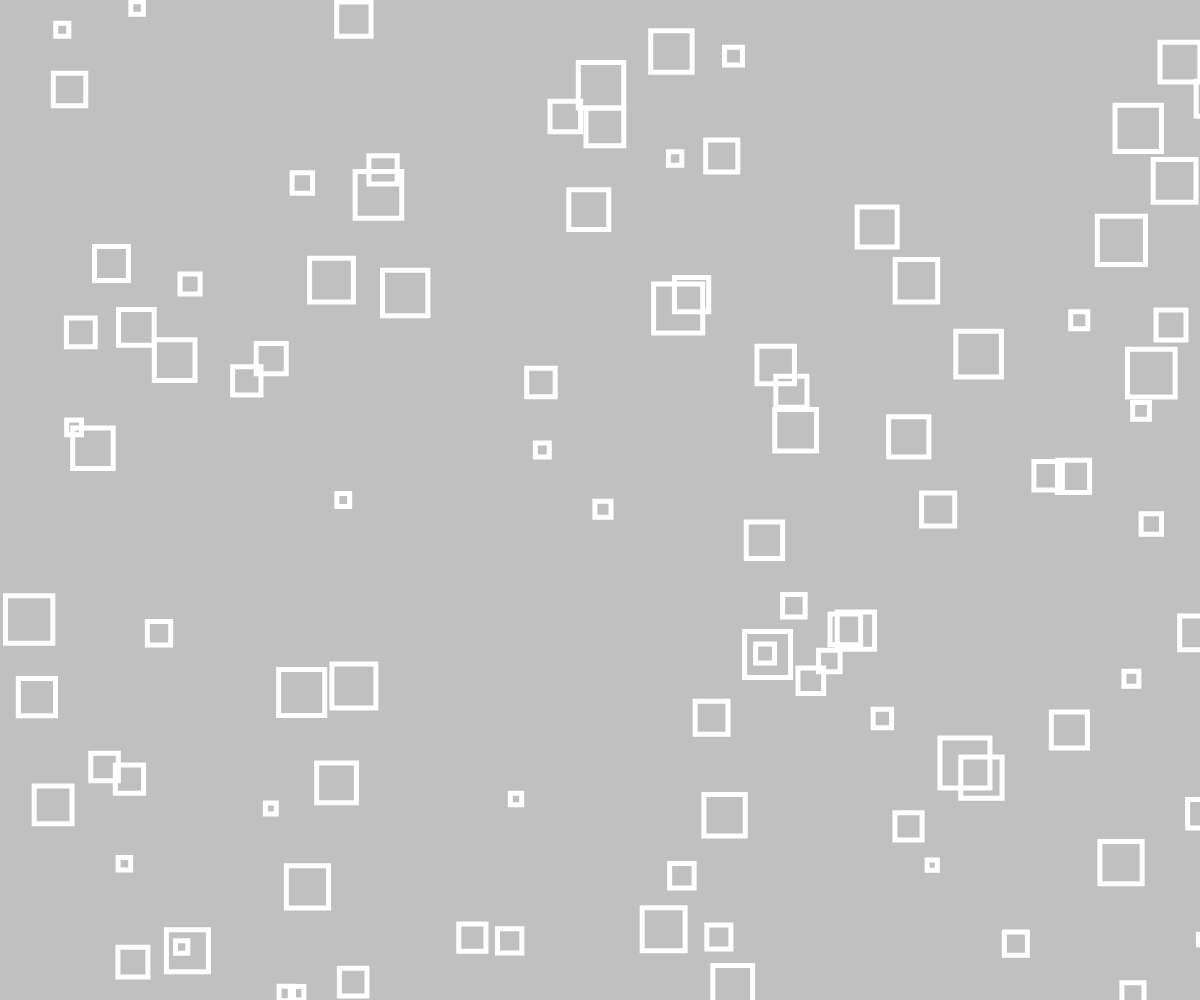
Frame 1 (no input)
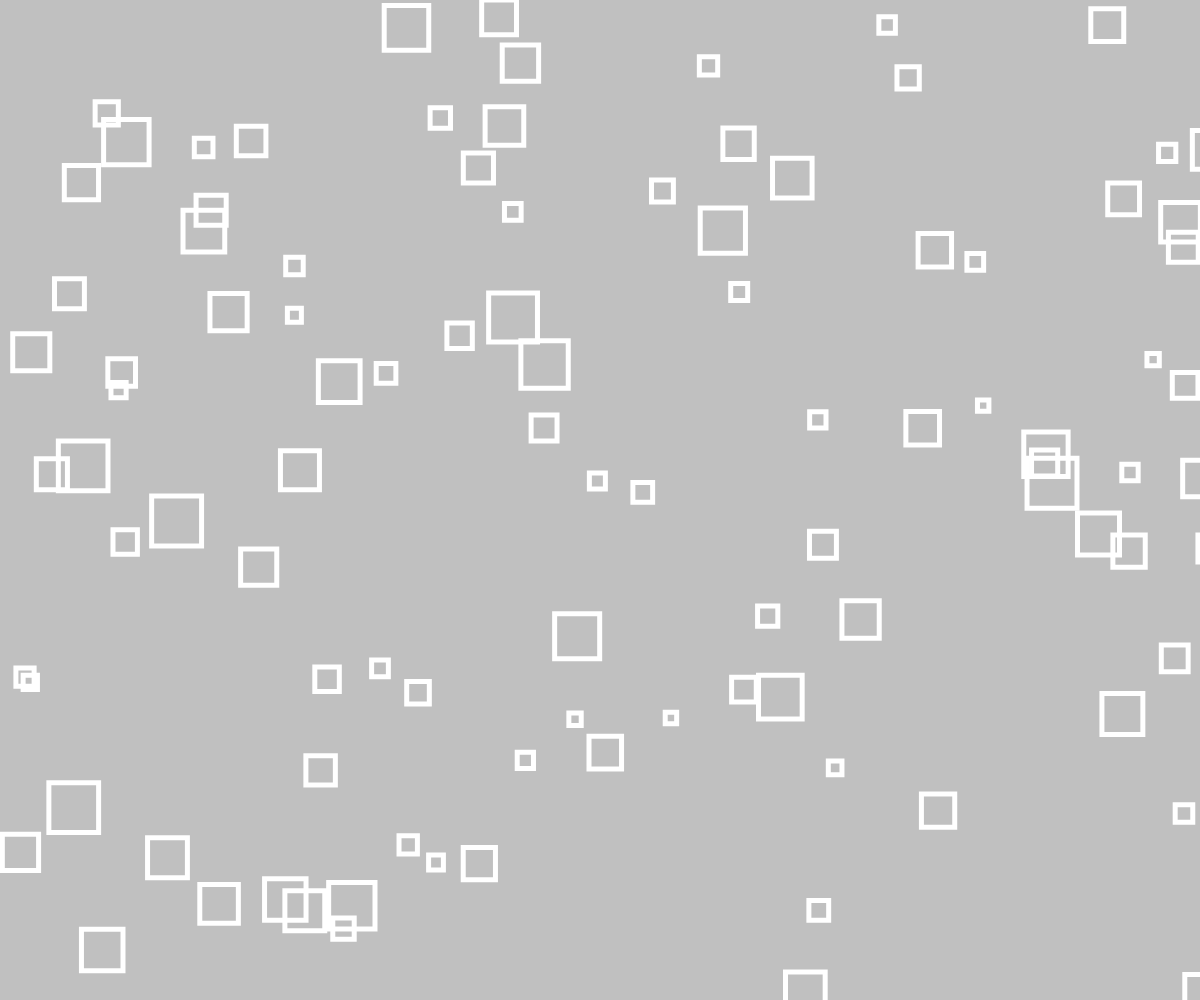
Frame 2 (the mouse pressed at the canvas centre, redrawn once)

The p5.js sketch that drew these frames (run headless with seeded random() and noise() and a simulated clock; the mouse was pressed at the canvas centre and the sketch redrawn once):

// p5.js sketch
// ── sketch.js
"use strict"

function setup(){
	createCanvas(windowWidth, windowHeight);
	noLoop();
}

function draw(){
	background("silver");

	noFill();// 塗りなし
	stroke("white");// 線の色
	strokeWeight(5);// 線の太さ

	//==========
	// ランダム

	// 100回繰り返す処理
	for(let i=0; i<100; i++){
		let x = random(width); // 0 ~ width未満の乱数
		let y = random(height);// 0 ~ height未満の乱数
		let d = random(10, 50);// 10 ~ 50未満の乱数
		let r = random(255);
		let g = random(255);
		let b = random(255);
		//stroke(r, g, b);
		square(x, y, d);
	}
}
